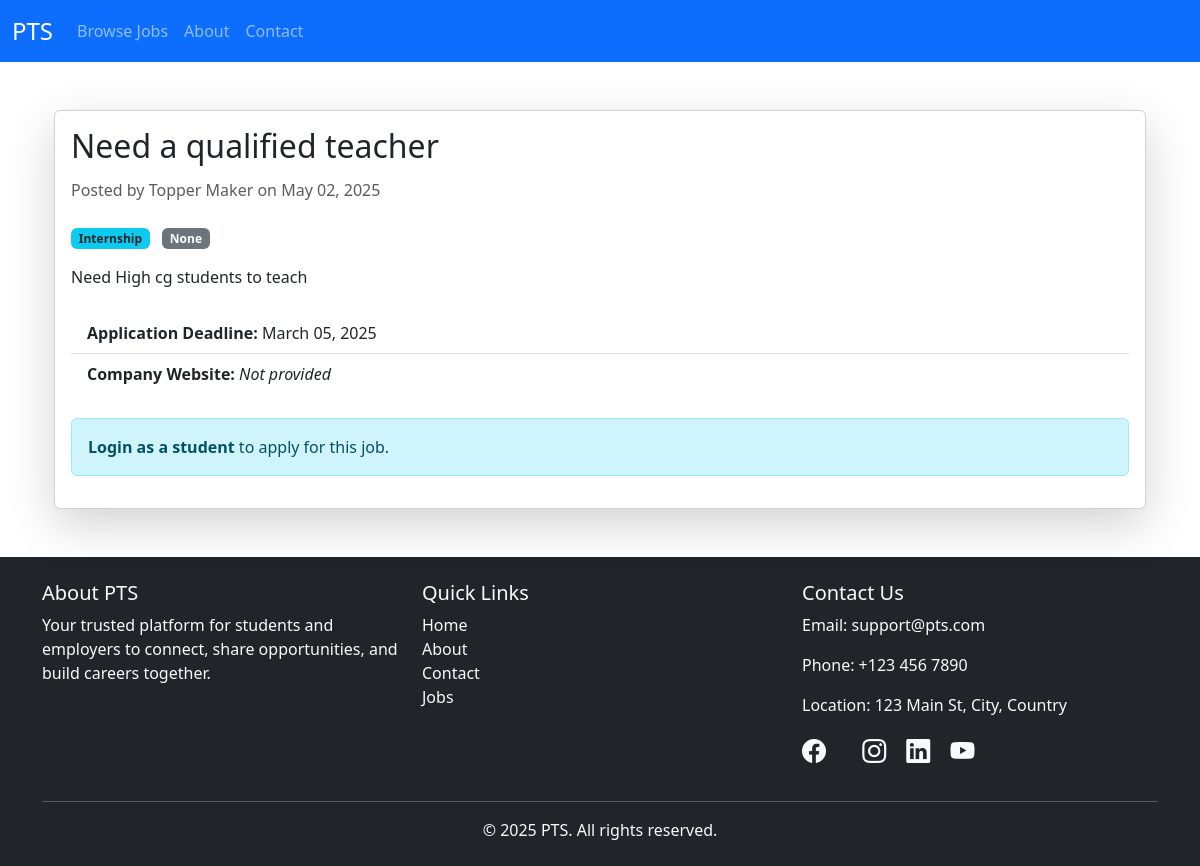
Page /job/1/ (signed in) on the committed database.
### jobapp/models.py (models this page shows, shortened)
class Job(models.Model):
    employer = models.ForeignKey(EmployerProfile, on_delete=models.CASCADE)
    title = models.CharField(max_length=255)
    description = models.TextField()
    location = models.CharField(max_length=255, null=True, blank=True)
    job_type = models.CharField(max_length=50, choices=[
        ('part-time', 'Part-Time'),
        ('remote', 'Remote'),
        ('internship', 'Internship'),
    ])
    salary = models.IntegerField(null=True, blank=True)
    posted_at = models.DateTimeField(auto_now_add=True)
    deadline = models.DateField(null=True, blank=True)

class EmployerProfile(models.Model):
    user = models.OneToOneField(User, on_delete=models.CASCADE)
    name = models.CharField(max_length=200, null=True, blank=True)
    phone = models.CharField(max_length=20, null=True, blank=True)  # ✅ Added phone field
    company_name = models.CharField(max_length=255)
    company_description = models.TextField(blank=True)
    website = models.URLField(blank=True)

### jobapp/views.py (the view)
# urls.py: path('job/<int:job_id>/', views.job_details, name='job_details'),
def job_details(request, job_id):
    job = get_object_or_404(Job, id=job_id)
    return render(request, 'myapp/job_details.html', {'job': job})

### templates/myapp/job_details.html (shortened to what this page needs)
{% extends 'base.html' %}
{% block content %}
<div class="container my-5">
  <div class="card shadow-lg">
    <div class="card-body">
      <h2 class="card-title mb-3">{{ job.title }}</h2>
      <h6 class="text-muted mb-4">
        Posted by {{ job.employer.company_name }} on {{ job.posted_at|date:"F d, Y" }}
      </h6>
      <div class="mb-3">
        <span class="badge bg-info text-dark me-2">{{ job.job_type|title }}</span>
        <span class="badge bg-secondary">{{ job.location }}</span>
      </div>
      <p class="card-text fs-6">{{ job.description|linebreaks }}</p>
      <ul class="list-group list-group-flush my-4">
        <li class="list-group-item">
          <strong>Application Deadline:</strong> {{ job.deadline|date:"F d, Y" }}
        </li>
        <li class="list-group-item">
          <strong>Company Website:</strong>
          {% if job.employer.website %}
            <a href="{{ job.employer.website }}" target="_blank">{{ job.employer.website }}</a>
          {% else %}
            <em>Not provided</em>
          {% endif %}
        </li>
      </ul>
      {% if user.is_authenticated and user.role == 'student' %}
       <form method="post" action="{% url 'apply_job' job.id %}">
       {% csrf_token %}
       <button type="submit" class="btn btn-primary">Apply for this Job</button>
       </form>
      {% else %}
        <div class="alert alert-info mt-3" role="alert">
          <strong>Login as a student</strong> to apply for this job.
        </div>
      {% endif %}
    </div>
  </div>
</div>
{% endblock %}

### rows in the picture
Job: title "Need a qualified teacher", employer.company_name "Topper Maker", posted_at "May 02, 2025", job_type "Internship", location "None", description "Need High cg students to teach", deadline "March 05, 2025"
